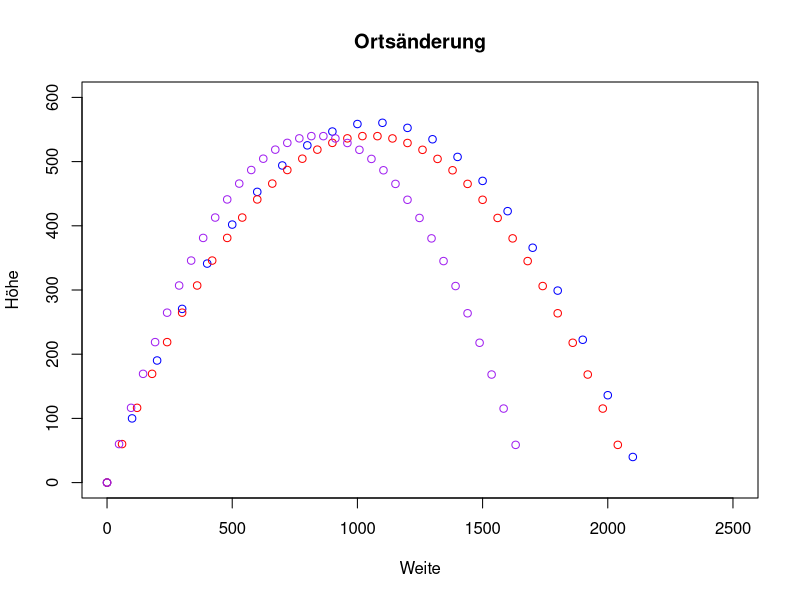
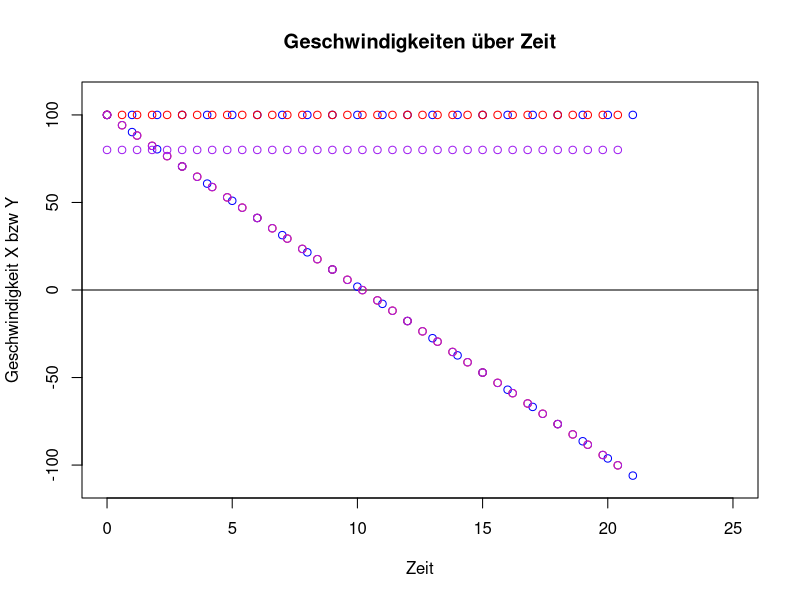

Generate these figures, in order, with R:
# Daten für die folgenden Plots einholen
v100100s1 <- read.table("../TextOutputs/v100100s1.txt",
                     header = TRUE,
                     sep = ",",
                     dec = ".")
v100100s06 <- read.table("../TextOutputs/v100100s06.txt",
                     header = TRUE,
                     sep = ",",
                     dec = ".")

v80100s06 <- read.table("../TextOutputs/v80100s06.txt",
                     header = TRUE,
                     sep = ",",
                     dec = ".")

# Plot des Ortes in X und Y
plot(x = 1,                 
     xlab = "Weite", 
     ylab = "Höhe",
     xlim = c(0, 2500), 
     ylim = c(0, 600),
     main = "Ortsänderung",
     type = "n")

points(v100100s1$Ort_x, v100100s1$Ort_y, col="blue")
points(v100100s06$Ort_x, v100100s06$Ort_y, col="red")
points(v80100s06$Ort_x, v80100s06$Ort_y, col="purple")

# Plot der Geschwindigkeiten relativ zur Zeit
plot(x = 1,                 
     xlab = "Zeit", 
     ylab = "Geschwindigkeit X bzw Y",
     xlim = c(0, 25), 
     ylim = c(-110, 110),
     main = "Geschwindigkeiten über Zeit",
     type = "n")
abline(h=0)
points(v100100s1$Zeit, v100100s1$Geschw_x, col="blue")
points(v100100s1$Zeit, v100100s1$Geschw_y, col="blue")
points(v100100s06$Zeit, v100100s06$Geschw_x, col="red")
points(v100100s06$Zeit, v100100s06$Geschw_y, col="red")
points(v80100s06$Zeit, v80100s06$Geschw_x, col="purple")
points(v80100s06$Zeit, v80100s06$Geschw_y, col="purple")

